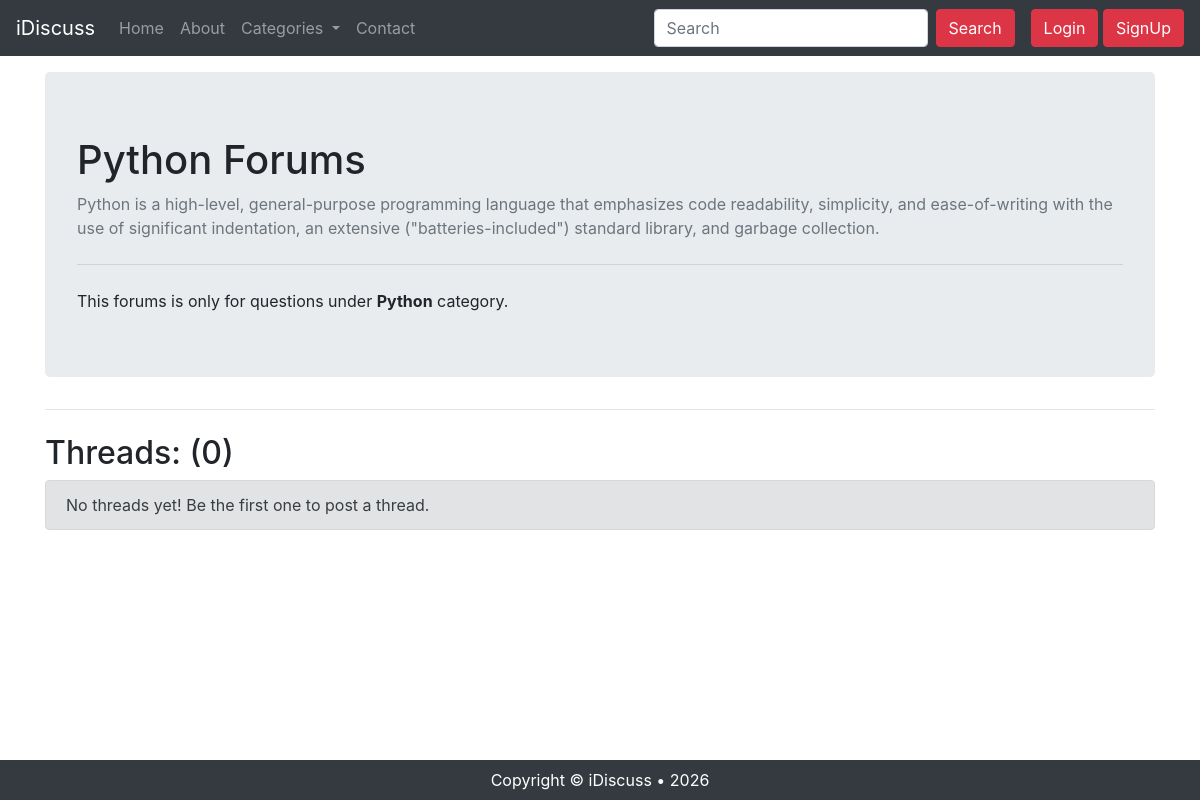
Page /threadlist?catid=1 on the committed database.
### tables this page shows
CREATE TABLE `categories` (
  `category_id` int(11) NOT NULL,
  `category_name` varchar(255) NOT NULL,
  `category_description` text NOT NULL,
  `created` datetime NOT NULL DEFAULT current_timestamp()
);

### threadlist.php (the view, shortened to what this page needs)
<?php
require_once "partials/_dbconnect.php";
$catid = (int) $_GET["catid"];
$cat = null;
$sql = "SELECT * FROM categories WHERE category_id=$catid";
$result = mysqli_query($conn, $sql);
if ($result) {
    if (mysqli_num_rows($result) > 0) {
        $cat = mysqli_fetch_assoc($result);
    }
} else {
    echo "Something went wrong :(";
}
?>
<!doctype html>
<html lang="en">
<head>
    <link rel="stylesheet" href="https://cdn.jsdelivr.net/npm/bootstrap@4.5.3/dist/css/bootstrap.min.css">
    <link rel="stylesheet" href="assets/css/index.css">
</head>
<body>
    <?php include "partials/_header.php" ?>
    <main class="container my-3">
        <div class="jumbotron">
            <h1><?php echo $cat["category_name"] ?> Forums</h1>
            <p class="text-muted"><?php echo $cat["category_description"] ?></p>
            <hr class="my-4">
            <p class="mb-0">This forums is only for questions under <strong><?php echo $cat["category_name"] ?></strong> category.</p>
        </div>
        <hr class="my-4">
        <div class="d-flex align-items-center justify-content-between">
            <?php
            $sql = "SELECT COUNT(*) as count FROM threads WHERE thread_catid=$catid";
            $result = mysqli_query($conn, $sql);
            $count = mysqli_fetch_assoc($result)["count"];
            ?>
            <h2>Threads: (<?php echo $count ?>)</h2>
        </div>
        <?php
        if ($count == 0) {
            echo '
                <div class="alert alert-secondary col-md-12" role="alert">
                    <p class="mb-0">No threads yet! Be the first one to post a thread.</p>
                </div>';
        }
        ?>
    </main>
    <?php include "partials/_footer.php" ?>
</body>
</html>

### assets/css/index.css (style rules this page uses)
html, body { min-height: 100%; }
html { scroll-behavior: smooth; }
body { min-height: 100vh; display: flex; flex-direction: column; }
main { flex: 1; }

### rows in the picture
categories: category_name "Python", category_description "Python is a high-level, general-purpose programming language that emphasizes code readability, simplicity, and ease-of-writing with the use of significant indentation, an extensive (\"batteries-included\") standard library, and garbage collection."

### other values in the picture
$count "0"
